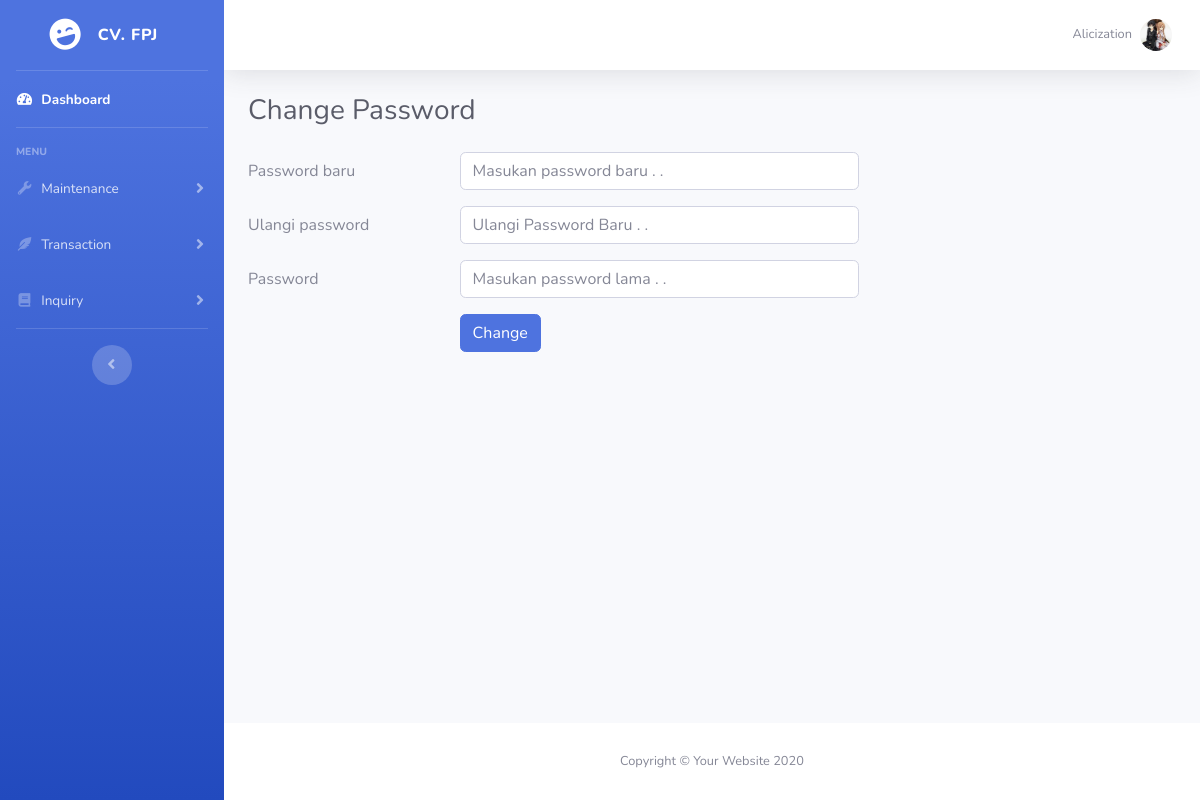
The page /change_password.php (signed in) on the database its author committed.
### tables this page shows
CREATE TABLE `pelanggan` (
  `id_pelanggan` int(11) NOT NULL,
  `nama` varchar(100) DEFAULT NULL,
  `email` varchar(100) DEFAULT NULL,
  `alamat` text DEFAULT NULL,
  `no_telepon` varchar(15) DEFAULT NULL,
  `user_id` int(11) DEFAULT NULL,
  `foto` varchar(100) DEFAULT NULL
);

### database/Login.php (called while the page is built, shortened)
<?php
	class Login
	{
		private $conn;
		public function __construct()
		{
			$database = new Connection();
			$db = $database->db_connection();
			$this->conn = $db;
		}
		public function user_online()
		{
			$stmt = $this->conn->prepare("SELECT * FROM users JOIN pelanggan ON pelanggan.user_id=users.user_id WHERE users.user_id = :user_id");
			$stmt->execute(array(":user_id" => $_SESSION['user_session']));
			$userRow = $stmt->fetch(PDO::FETCH_ASSOC);
			return $userRow;
		}
	}
?>

### change_password.php (the view, shortened to what this page needs)
<?php
require_once 'database/Login.php';
$db = new Login();
$userLogin = $db->user_online();
$namaUser = $userLogin['nama'];
$roleUser = $userLogin['role'];
$foto = $userLogin['foto'];
$page_content = "Change Password";
?>
<!DOCTYPE html>
<html lang="en">
<head>
  <link href="assets/vendor/fontawesome-free/css/all.min.css" rel="stylesheet" type="text/css">
  <link href="assets/css/sb-admin-2.min.css" rel="stylesheet">
</head>
<body id="page-top">
  <div id="wrapper">
    <ul class="navbar-nav bg-gradient-primary sidebar sidebar-dark accordion" id="accordionSidebar">
      <a class="sidebar-brand d-flex align-items-center justify-content-center" href="home.php">
        <div class="sidebar-brand-icon rotate-n-15">
          <i class="fas fa-laugh-wink"></i>
        </div>
        <div class="sidebar-brand-text mx-3">CV. FPJ</div>
      </a>
      <hr class="sidebar-divider my-0">
      <li class="nav-item active">
        <a class="nav-link" href="home.php">
          <i class="fas fa-fw fa-tachometer-alt"></i>
          <span>Dashboard</span>
        </a>
      </li>
      <hr class="sidebar-divider">
      <div class="sidebar-heading">
        MENU
      </div>
      <?php if($roleUser == 1) :?>
      <li class="nav-item">
        <a class="nav-link collapsed" href="#" data-toggle="collapse" data-target="#collapseMaintenance" aria-expanded="true" aria-controls="collapseMaintenance">
          <i class="fas fa-fw fa-wrench"></i>
          <span>Maintenance</span>
        </a>
      </li>
      <?php endif; ?>
      <li class="nav-item">
        <a class="nav-link collapsed" href="#" data-toggle="collapse" data-target="#collapseTransaction" aria-expanded="true" aria-controls="collapseTransaction">
          <i class="fas fa-fw fa-feather-alt"></i>
          <span>Transaction</span>
        </a>
      </li>
      <li class="nav-item">
        <a class="nav-link collapsed" href="#" data-toggle="collapse" data-target="#collapseInquiry" aria-expanded="true" aria-controls="collapseInquiry">
          <i class="fas fa-fw fa-book"></i>
          <span>Inquiry</span>
        </a>
      </li>
      <hr class="sidebar-divider d-none d-md-block">
      <div class="text-center d-none d-md-inline">
        <button class="rounded-circle border-0" id="sidebarToggle"></button>
      </div>
    </ul>
    <div id="content-wrapper" class="d-flex flex-column">
      <div id="content">
        <nav class="navbar navbar-expand navbar-light bg-white topbar mb-4 static-top shadow">
          <ul class="navbar-nav ml-auto">
            <li class="nav-item dropdown no-arrow">
              <a class="nav-link dropdown-toggle" href="#" id="userDropdown" role="button" data-toggle="dropdown" aria-haspopup="true" aria-expanded="false">
                <span class="mr-2 d-none d-lg-inline text-gray-600 small"><?= $namaUser; ?></span>
                <img class="img-profile rounded-circle" src="assets/img/profiles/<?= $foto; ?>">
              </a>
            </li>
          </ul>
        </nav>
        <div class="container-fluid">
          <div class="d-sm-flex align-items-center justify-content-between mb-4">
            <h1 class="h3 mb-0 text-gray-800"><?= $page_content; ?></h1>
          </div>
          <div class="row">
            <div class="col-lg-8">
              <form action="" method="POST" enctype="multipart/form-data">
                <div class="form-group row">
                  <label for="name" class="col-sm-4 col-form-label">Password baru</label>
                  <div class="col-sm-8">
                    <input type="password" class="form-control" name="password_1" placeholder="Masukan password baru . .">
                  </div>
                </div>
                <div class="form-group row">
                  <label for="name" class="col-sm-4 col-form-label">Ulangi password</label>
                  <div class="col-sm-8">
                    <input type="password" class="form-control" name="password_2" placeholder="Ulangi Password Baru . .">
                  </div>
                </div>
                <div class="form-group row">
                  <label for="name" class="col-sm-4 col-form-label">Password</label>
                  <div class="col-sm-8">
                    <input type="password" class="form-control" name="password_active" placeholder="Masukan password lama . .">
                  </div>
                </div>
                <div class="form-group row justify-content-end">
                  <div class="col-sm-8">
                    <button type="submit" name="update-user" class="btn btn-primary">Change</button>
                  </div>
                </div>
              </form>
            </div>
          </div>
        </div>
      </div>
      <footer class="sticky-footer bg-white">
        <div class="container my-auto">
          <div class="copyright text-center my-auto">
            <span>Copyright &copy; Your Website <?= date('Y'); ?></span>
          </div>
        </div>
      </footer>
    </div>
  </div>
</body>
</html>

### rows shown on the page
pelanggan: nama "Alicization", foto (picture)

### other values the page prints
$page_content "Change Password"
